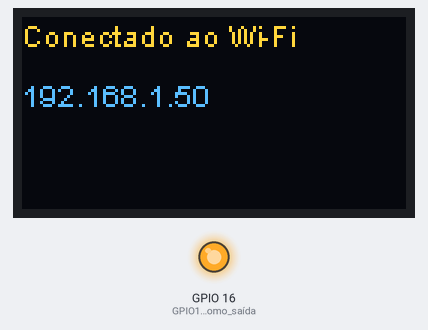
The sketch below on a simulated ESP32. Shown: 128×64 one-colour display, output pins drawn as LEDs (lit = HIGH). The OLED is the two-colour kind (top 16 rows yellow); WiFi joins after 1.5 s; servers stay silent unless stated; network time is answered at once with the bench clock; the local clock reads 2024-03-15 10:24:30 at power-on unless the sketch sets it; what the sketch prints to the serial monitor is not drawn.

Above: at 1.6 s.

The sketch:

esp32ntp_3.ino
```cpp
/*

Como configurar o protocolo ntp no ESP32 LoRa
Autor: Paulo S. Abreu
04-maio-2018

Referências:
https://github.com/arduino-libraries/NTPClient
Sobre dia, mês e ano:
https://github.com/arduino-libraries/NTPClient/issues/36
e o cálculo pode ser encontrado em:
https://github.com/taranais/NTPClient/blob/master/NTPClient.cpp


*/

// biblioteca para conexão Wi-Fi
#include <WiFi.h>
//biblioteca para comunicação com o display
#include "SSD1306.h"
// bibliotecas para usar protocolo ntp
#include <NTPClient.h>
#include <WiFiUdp.h>

// construtor do objeto do display
// parametros: address,SDA,SCL
// (Documentação da placa WiFi LoRa 32)
SSD1306 tela(0x3c, 4, 15);

// ssid e senha da rede Wi-Fi à qual
// você pretende se conectar.
const char *ssid     = "";
const char *password = "";

// Cria uma instância UDP para permitir enviar e receber pacotes UDP
WiFiUDP ntpUDP;
int16_t utc = -3; //UTC -3:00 Brazil
// NTPClient timeClient(ntpUDP, NTP_ADDRESS, NTP_OFFSET, NTP_INTERVAL);
// define servidor ntp do NIC.br
NTPClient timeClient(ntpUDP, "a.st1.ntp.br", utc*3600, 60000);
// https://stackoverflow.com/questions/2747219/how-do-i-split-up-a-long-value-32-bits-into-four-char-variables-8bits-using?utm_medium=organic&utm_source=google_rich_qa&utm_campaign=google_rich_qa
unsigned long hora1; // vai receber a hora Unix
union {
   unsigned long dataUnix;
   byte bytes[4];
} EpochTime;
// Uso:
//   EpochTime.dataUnix = hora1;
//   EpochTime.bytes[1], ... , EpochTime.bytes[4]

//unsigned long CurrentPosition = 7654321;
unsigned long hora2;

unsigned char CP1 = 0;
unsigned char CP2 = 0;
unsigned char CP3 = 0;
unsigned char CP4 = 0;
unsigned char *p = (unsigned char*)&hora2;
//use p[0],p[1],p[2],p[3] to access the bytes.

unsigned long slaveTime;

void setup(){
  Serial.begin(115200);   // para debug apenas
  // Preparação do display

  //configura GPIO16 como saida
  pinMode(16,OUTPUT);       // GPIO16 como saída
  digitalWrite(16, LOW);    // reseta o OLED
  delay(10);                // aguarda pelo menos 5 ms
  digitalWrite(16, HIGH);   // mantém GPIO16 em 1 durante uso do OLED
  tela.init();              // inicializa o display
  tela.clear();             // limpa a tela do display

  // Coloca aviso de que vamos tentar nos conectar ao Wi-Fi
  tela.drawString(0, 0, "Conectando ao Wi-Fi");
  tela.display();

  // Conexão ao Wi-Fi
  WiFi.begin(ssid, password);   // inicializa o Wi-Fi

  // aguarda a conexão à rede Wi-Fi
  // Sai do loop se 60 * 500ms = 30s se passarem sem
  // que conexão seja estabelecida.
  int count = 0;
  while ( WiFi.status() != WL_CONNECTED && count < 60) {
    delay ( 500 );
    count++;
    tela.drawString(count, 10, "o");  // prepara o texto.
    tela.display();                   // mostra o texto no display.
  }
  if (count == 60) {
    tela.clear();   // apaga o texto que está no display
    tela.drawString(0, 0, "Falha tentando conectar ao Wi-Fi");
    tela.display(); // mostra o texto preparado no display
  } else {
    tela.clear();   // apaga o texto que está no display
    tela.drawString(0, 0, "Conectado ao Wi-Fi");
    // mostra o ssid da rede wifi
    tela.drawString(0, 10, WiFi.SSID());
    // mostra o endereço IP recebido
    tela.drawString(0, 20, WiFi.localIP().toString());
    tela.display(); // mostra o texto preparado no display
  }

  timeClient.begin();

}

void loop() {
  timeClient.update();
  int dia_da_semana = ((timeClient.getEpochTime() / 86400L) + 4) %7;
  switch (dia_da_semana) {
   case 0:
     Serial.println("Domingo");
   break;

   case 1:
     Serial.println("Segunda-feira");
   break;

   case 2:
     Serial.println("Terça-feira");
   break;

   case 3:
     Serial.println("Quarta-feira");
   break;

   case 4:
     Serial.println("Quinta-feira");
   break;

   case 5:
     Serial.println("Sexta-feira");
   break;

   case 6:
     Serial.println("Sábado");
   break;
   }

  Serial.println(timeClient.getFormattedTime());
  // retorna um unsigned long
  hora1 = timeClient.getEpochTime();
  hora2 = hora1;
  Serial.println(hora1, DEC);
  Serial.println(hora1, HEX);
  //Serial.println(sizeof(unsigned long));
  EpochTime.dataUnix = hora1;
  Serial.println("Usando método da union:");
  Serial.println(EpochTime.bytes[1], HEX);
  Serial.println(EpochTime.bytes[2], HEX);
  Serial.println(EpochTime.bytes[3], HEX);
  Serial.println(EpochTime.bytes[4], HEX);

  CP1 = (hora2 & 0xff000000UL) >> 24;
  CP2 = (hora2 & 0x00ff0000UL) >> 16;
  CP3 = (hora2 & 0x0000ff00UL) >>  8;
  CP4 = (hora2 & 0x000000ffUL)      ;
  //use p[0],p[1],p[2],p[3] to access the bytes.
  Serial.println("Usando método p[x]");
  Serial.println(p[0], HEX);
  Serial.println(p[1], HEX);
  Serial.println(p[2], HEX);
  Serial.println(p[3], HEX);
  Serial.println("Usando método CP1, CP2, ...");
  Serial.println(CP1, HEX);
  Serial.println(CP2, HEX);
  Serial.println(CP3, HEX);
  Serial.println(CP4, HEX);

  // recompondo o valor pelo método CP1, ...:
  slaveTime = (CP1 << 24) | (CP2 << 16) | (CP3 <<  8) | CP4;
  Serial.println("Recompondo o valor:");
  Serial.println(slaveTime, DEC);
  Serial.println(slaveTime, HEX);

  delay(2000);
}
```
